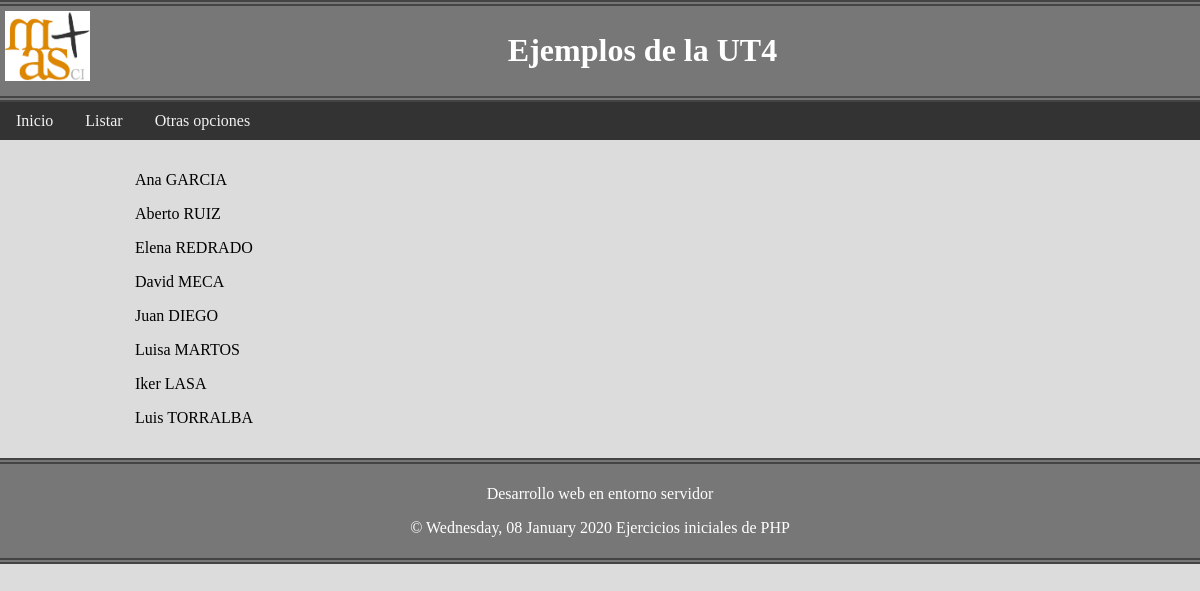
/ExplicarBDAPImysqli_AL/index.php, run on the app's committed database.
### tables this page shows
CREATE TABLE `personas` (
  `idPersona` int(3) NOT NULL,
  `nombre` varchar(50) NOT NULL,
  `apellido` varchar(50) NOT NULL,
  `edad` int(3) NOT NULL,
  `estadoC` varchar(1) NOT NULL,
  `sexo` varchar(1) NOT NULL
);

### ExplicarBDAPImysqli_AL/index.php (called while the page is built, shortened)
<?php
require_once 'modelo/conexion.php';
include "helper/utilidades.php";
$sql = 'SELECT nombre, apellido FROM personas';
$personas = obtenerRegistros($conexion, $sql);
include "vistas/vista_inicio.php";

### ExplicarBDAPImysqli_AL/helper/utilidades.php (called while the page is built, shortened)
<?php
function obtenerRegistros($conexion, $sql)
{
    $resul = mysqli_query($conexion, $sql);
    $registros = array();
    while ($fila = mysqli_fetch_array($resul)) {
        $registros[] = $fila;
    }
    return $registros;
}

### ExplicarBDAPImysqli_AL/vistas/vista_inicio.php (the view)
<?php
 include "cabecera.php";
 foreach ($personas as $persona)
 {
 echo "<div class='persona'>";
 echo "<p> " . htmlspecialchars($persona['nombre']) . " " .
 strtoupper(htmlspecialchars($persona['apellido'])) . "</p>";
 echo "</div>\n";
 }
 include "pie.php";
?>

### ExplicarBDAPImysqli_AL/vistas/cabecera.php (shortened to what this page needs)
<!DOCTYPE html>
<html lang="es">
<head>
    <link rel="stylesheet" type="text/css" href="css/estilo1.css">
</head>
<body>
    <header>
        <img src='img\logo.png' width="85" height="70" alt="El logo de Mª Ana Sanz" />
        <h1>Ejemplos de la UT4</h1>
    </header>
    <nav>
        <a href="?">Inicio</a>
        <a href="?opcion=listar">Listar</a>
        <a href="#">Otras opciones</a>
    </nav>
    <main>
        <section>

### ExplicarBDAPImysqli_AL/vistas/pie.php (shortened to what this page needs)
</section>
    </main>
    <footer>
        <p>Desarrollo web en entorno servidor</p>
        <p class="copyright">
            &copy;
            <?php
            $fecha = strftime("%A, %d  %B %Y");
            echo utf8_encode($fecha);
            ?> Ejercicios iniciales de PHP
        </p>
    </footer>
</body>
</html>

### ExplicarBDAPImysqli_AL/css/estilo1.css (style rules this page uses)
* { box-sizing: border-box; }
body { background-color: gainsboro; margin: 0; }
header { background-color: #777; border-bottom: 6px double #444; border-top: 6px double #444; color: white; padding: 5px; text-align: center; }
img { float: left; }
nav { background-color: #333; overflow: hidden; }
nav a { color: #f2f2f2; display: block; float: left; padding: 10px 16px; text-align: center; text-decoration: none; }
main { background: #f0f0f0; margin: 0 auto; width: 80%; }
section { float: left; padding: 15px; width: 100%; }
footer { background-color: #777; border-bottom: 6px double#444; border-top: 6px double #444; clear: left; color: white; padding: 5px; text-align: center; }

### data on the page
personas: nombre "Ana", apellido "GARCIA"
personas: nombre "Aberto", apellido "RUIZ"
personas: nombre "Elena", apellido "REDRADO"
personas: nombre "David", apellido "MECA"
personas: nombre "Juan", apellido "DIEGO"
personas: nombre "Luisa", apellido "MARTOS"
personas: nombre "Iker", apellido "LASA"
personas: nombre "Luis", apellido "TORRALBA"

### other printed values
utf8_encode($fecha) "Wednesday, 08 January 2020"
